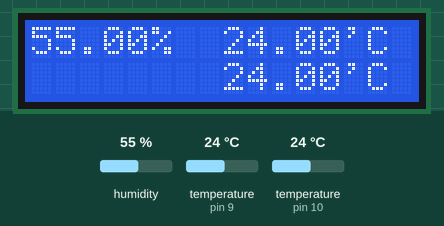
Recording of a sketch running on a simulated Arduino Uno, built with avr-gcc and run on an emulated ATmega328P. On the bench: 16×2 character LCD. The inputs (shaded band) are chosen by the test bench; at power-on: temperature (sensors on pin 9, pin 10) 24 °C, humidity 55 %. What the sketch prints to the serial monitor is not drawn.

Above: at 1.6 s.
1.7 s: temperature (sensor on pin 9) set to 7 °C
At 4.3 s:
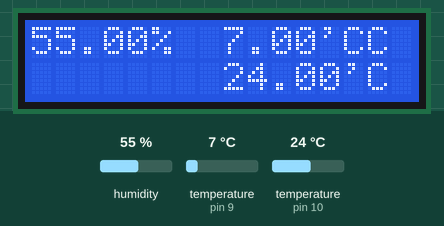
4.6 s: temperature (sensor on pin 10) set to 7 °C
At 5.7 s:
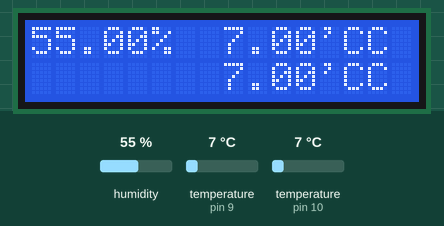
6.6 s: temperature (sensor on pin 9) set to 12 °C
At 9.5 s:
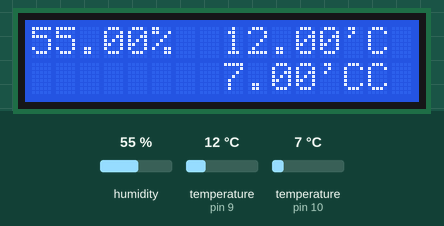
10.6 s: humidity set to 22 %
At 14.4 s:
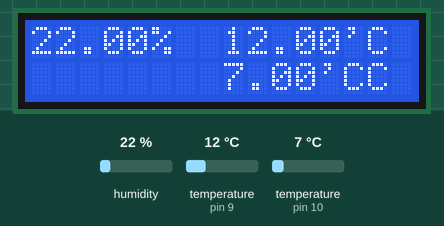
14.7 s: temperature (sensor on pin 10) set to 19 °C
At 15.8 s:
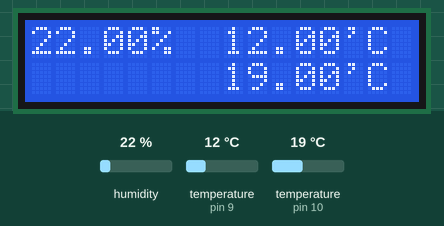
16.7 s: temperature (sensor on pin 10) set to 28 °C
At 18.3 s:
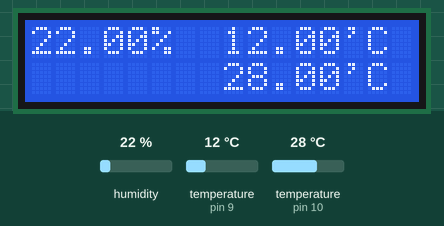
Timing chart, 0 to 19.7 s (numbered marks = the images above; inputs shaded):
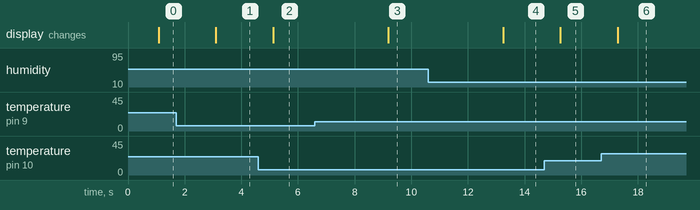

Measured:
- after the input at 1.7 s, the display: changes after 1.4 s (image 1)
- after the input at 4.6 s, the display: changes after 0.53 s (image 2)
- after the input at 6.6 s, the display: changes after 2.6 s (image 3)
- after the input at 10.6 s, the display: changes after 2.6 s (image 4)
- after the input at 14.7 s, the display: changes after 0.57 s (image 5)
- after the input at 16.7 s, the display: changes after 0.59 s (image 6)

The sketch:

h2b_0.ino
```cpp
// Example testing sketch for various DHT humidity/temperature sensors
// Written by ladyada, public domain

#include "DHT.h"
#include "OneWire.h"
#include <LiquidCrystal.h>
// initialize the library with the numbers of the interface pins
LiquidCrystal lcd(12, 11, 5, 4, 3, 2);

#define DHTPIN 9     // what digital pin we're connected to

// Uncomment whatever type you're using!
//#define DHTTYPE DHT11   // DHT 11
#define DHTTYPE DHT22   // DHT 22  (AM2302), AM2321
//#define DHTTYPE DHT21   // DHT 21 (AM2301)

// Connect pin 1 (on the left) of the sensor to +5V
// NOTE: If using a board with 3.3V logic like an Arduino Due connect pin 1
// to 3.3V instead of 5V!
// Connect pin 2 of the sensor to whatever your DHTPIN is
// Connect pin 4 (on the right) of the sensor to GROUND
// Connect a 10K resistor from pin 2 (data) to pin 1 (power) of the sensor

// Initialize DHT sensor.
// Note that older versions of this library took an optional third parameter to
// tweak the timings for faster processors.  This parameter is no longer needed
// as the current DHT reading algorithm adjusts itself to work on faster procs.
DHT dht(DHTPIN, DHTTYPE);
OneWire ds(10);

//PWM LED Brightness and Bluetooth Serial Link Demo
//By keuwlsoft:  www.keuwl.com  23rd Aug 2015

int Red_LED_Pin = 6; // PWM Pin for Red LED

void setup() {
  Serial.begin(9600);
  Serial.println("DHTxx test!");

  dht.begin();

  lcd.begin(16, 2);
  // Print a message to the LCD.
  //lcd.print("Hello, world!");
}

void loop() {

  delay(250);  // Wait a few seconds between measurements.
  // Reading temperature or humidity takes about 250 milliseconds!
  // Sensor readings may also be up to 2 seconds 'old' (its a very slow sensor)
  float h = dht.readHumidity();
  float t = dht.readTemperature();  // Read temperature as Celsius (the default)
//  float f = dht.readTemperature(true);  // Read temperature as Fahrenheit (isFahrenheit = true)

  // Check if any reads failed and exit early (to try again).
  if (isnan(h) || isnan(t)) { // || isnan(f)) {
    Serial.println("Failed to read from DHT sensor!");
    return;
  }

//  float hif = dht.computeHeatIndex(f, h);  // Compute heat index in Fahrenheit (the default)
//  float hic = dht.computeHeatIndex(t, h, false);  // Compute heat index in Celsius (isFahreheit = false)

//  Serial.print("DHT11 Hum.: ");  Serial.print(h);  Serial.print("% ");
//  Serial.print("Temp.: ");  Serial.print(t);  Serial.print("*C ");
//  Serial.print(f);  Serial.print(" *F");
//  Serial.print("Heat index: ");  Serial.print(hic);
//  Serial.print(" *C ");  Serial.print(hif);  Serial.println(" *F");

/*  ----------------------- DS18B20 -----------------------
 *  http://arduino-project.net/podklyuchenie-ds18b20-arduino/
 */

  byte data[2];
  ds.reset();
  ds.write(0xCC);
  ds.write(0x44);
  delay(750);
  ds.reset();
  ds.write(0xCC);
  ds.write(0xBE);
  data[0] = ds.read();
  data[1] = ds.read();
  float Temp = (data[1]<< 8)+data[0];
  Temp = Temp/16;
//  Serial.print(" DS18B20 Temp.: "); Serial.print(Temp); Serial.println("*C ");
  Serial.println("$"); Serial.println(h); Serial.println(" "); Serial.println(t); Serial.println(" "); Serial.println(Temp); Serial.println(";");

  lcd.setCursor(0, 0);  lcd.print(h);  lcd.print("%");
  lcd.setCursor(8, 0);  lcd.print(t);  lcd.print("'C");
  lcd.setCursor(8, 1);  lcd.print(Temp);  lcd.print("'C");

}

void serialEvent(){
  //Process any info coming from the bluetooth serial link
  //Serial.read();
  //Serial.parseInt();
}
```
